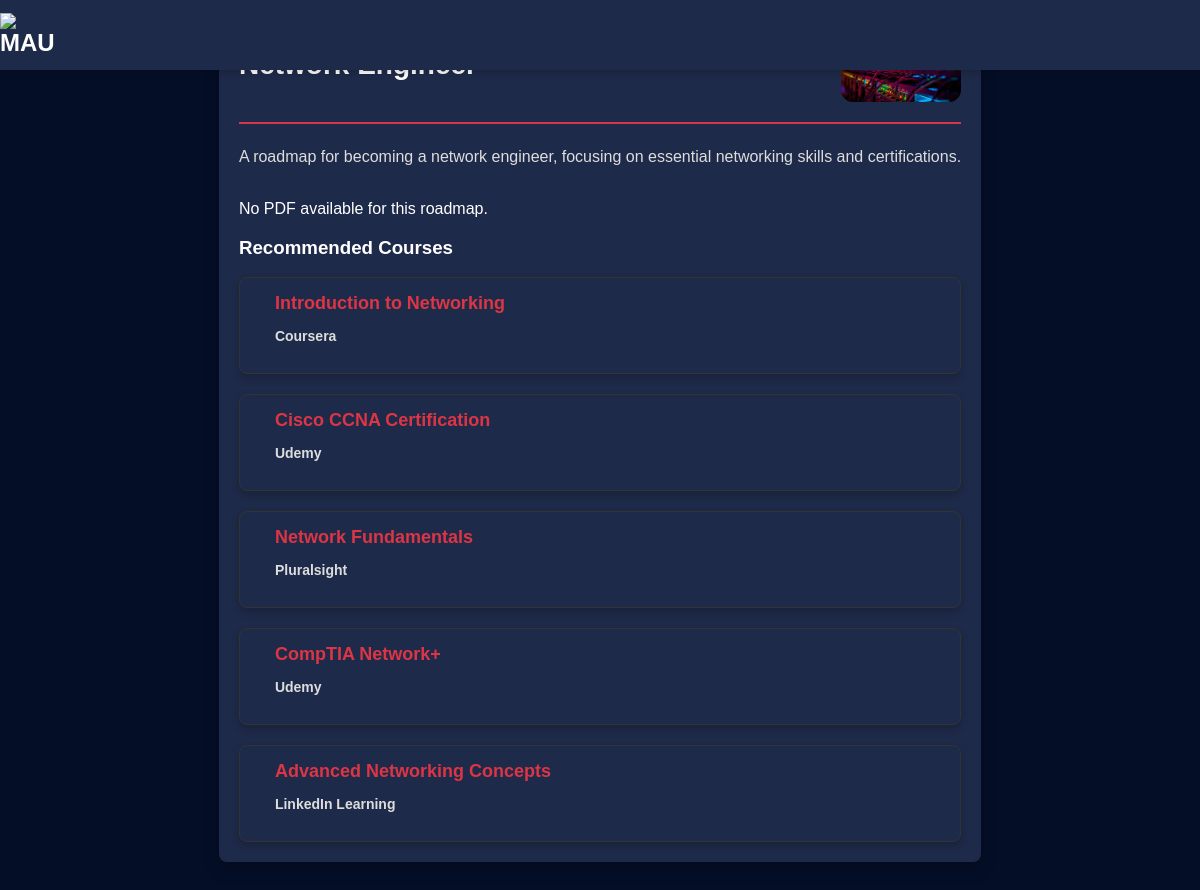
The page /roadmap/roadmap/4/ (signed in) on the database its author committed.
### roadmap/models.py (models this page shows, shortened)
class Roadmap(models.Model):
    career_path = models.CharField(max_length=100)  # e.g., 'Software Engineer'
    description = models.TextField()
    image = models.ImageField(upload_to='roadmaps/', null=True, blank=True)  # Optional image field
    pdf = models.FileField(upload_to='roadmaps/pdfs/', null=True, blank=True)  # New PDF field for file uploads

class Course(models.Model):
    roadmap = models.ForeignKey(Roadmap, related_name='courses', on_delete=models.CASCADE)
    title = models.CharField(max_length=200)  # e.g., 'Python for Beginners'``
    platform = models.CharField(max_length=100)  # e.g., 'Coursera', 'Udemy'
    url = models.URLField()  # URL to the course

### roadmap/views.py (the view)
# urls.py: path('roadmap/<int:roadmap_id>/', views.roadmap_detail, name='roadmap_detail'),
@login_required
def roadmap_detail(request, roadmap_id):
    roadmap = Roadmap.objects.get(id=roadmap_id)
    courses = roadmap.courses.all()
    return render(request, 'pages/roadmap_details.html', {'roadmap': roadmap, 'courses': courses})

### roadmap/templates/pages/roadmap_details.html (shortened to what this page needs)
{% extends 'pages/navbar.html' %}
    {% block content %}
<head>
    {% load static %}
    <link rel="stylesheet" href="{% static 'css/style.css' %}">
</head>
<body>
    <div class="roadmap-container">
        <div class="roadmap-header">
            <h2>{{ roadmap.career_path }}</h2>
        </div>
        <p class="roadmap-description">{{ roadmap.description }}</p>
        {% if roadmap.pdf %}
            <a href="{{ roadmap.pdf.url }}" download class="pdf-download-btn">Download Roadmap PDF</a>
        {% else %}
            <p>No PDF available for this roadmap.</p>
        {% endif %}
        <h3>Recommended Courses</h3>
        <div class="course-list">
            {% for course in courses %}
                <div class="course-item">
                    <a href="{{ course.url }}" target="_blank">
                        <div class="course-details">
                            <p class="course-title">{{ course.title }}</p>
                            <p class="course-platform">{{ course.platform }}</p>
                        </div>
                    </a>
                </div>
            {% endfor %}
        </div>
    </div>
</body>
</html>
{% endblock %}

### roadmap/templates/pages/navbar.html (shortened to what this page needs)
<!DOCTYPE html>
<html lang="en">
<head>
    {% load static %}
</head>
<body>
    <nav class="navbar">
        <img class="navbar-logo" alt="MAU" src="{% static 'media/media/uploads/images/Untitled.jpeg' %}">
        <nav>
        </nav>
    </nav>
    <main>
        {% block content %}{% endblock %}
</body>
</html>

### roadmap/templates/static/css/style.css (style rules this page uses)
body { font-family: Arial, sans-serif; background-color: #f5f5f5; margin: 0; padding: 0; display: flex; justify-content: center; align-items: center; height: 100vh; }
.form-container, .search-container, .roadmap-container { background: white; padding: 20px; border-radius: 10px; box-shadow: 0 4px 8px rgba(0, 0, 0, 0.1); }
a { text-decoration: none; color: #06112F; }

### roadmap/templates/pages/navbar.html (style rules this page uses)
body { font-family: Arial, sans-serif; background-color: #040e27; color: #fff; margin: 0; padding: 0; padding-top: 70px; }
.navbar { display: flex; align-items: center; height: 70px; background-color: #1e2a49; padding: 0 2rem; box-shadow: 0 2px 8px rgba(0, 0, 0, 0.2); position: fixed; top: 0; width: 100%; z-index: 1000; }
.navbar-logo { cursor: pointer; color: #fff; font-size: 1.5rem; font-weight: bold; margin-right: 2rem; }
main { margin-top: 70px; }

### roadmap/templates/pages/roadmap_details.html (style rules this page uses)
body { font-family: Arial, sans-serif; background-color: #040e27; color: #fff; margin: 0; padding: 0; }
.roadmap-container { max-width: 1200px; margin: 40px auto; margin: 90px auto; padding: 20px; background-color: #1e2a49; border-radius: 8px; box-shadow: 0 8px 16px rgba(0, 0, 0, 0.2); overflow: hidden; color: #fff; }
.roadmap-header { display: flex; align-items: center; border-bottom: 2px solid #dc3545; padding-bottom: 20px; margin-bottom: 20px; }
.roadmap-header h2 { margin: 0; color: #fff; font-size: 28px; text-align: left; flex: 1; }
.roadmap-description { margin-bottom: 30px; color: #ddd; font-size: 16px; line-height: 1.6; }
.course-list { display: flex; flex-direction: column; gap: 20px; }
.course-item { display: flex; align-items: center; background: #1e2a49; border: 1px solid #333; border-radius: 8px; padding: 15px; box-shadow: 0 4px 8px rgba(0, 0, 0, 0.2); transition: box-shadow 0.3s ease, transform 0.3s ease; text-decoration: none; color: #fff; }
.course-item a { color: #dc3545; text-decoration: none; font-weight: bold; }
.course-details { margin-left: 20px; }
.course-title { font-size: 18px; font-weight: bold; margin: 0; }
.course-platform { font-size: 14px; color: #ddd; }

### rows shown on the page
Roadmap: description "A roadmap for becoming a network engineer, focusing on essential networking skills and certifications."
Course: title "Introduction to Networking", platform "Coursera"
Course: title "Cisco CCNA Certification", platform "Udemy"
Course: title "Network Fundamentals", platform "Pluralsight"
Course: title "CompTIA Network+", platform "Udemy"
Course: title "Advanced Networking Concepts", platform "LinkedIn Learning"
